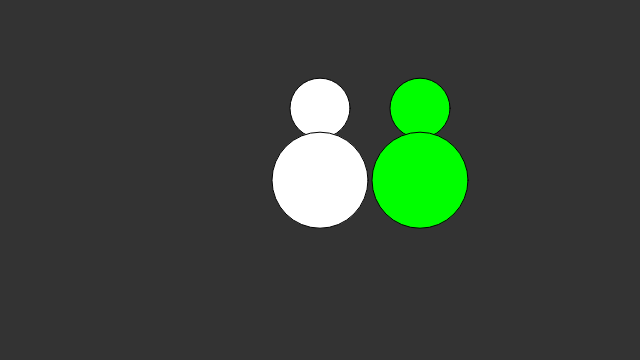
Frame 1 (no input)
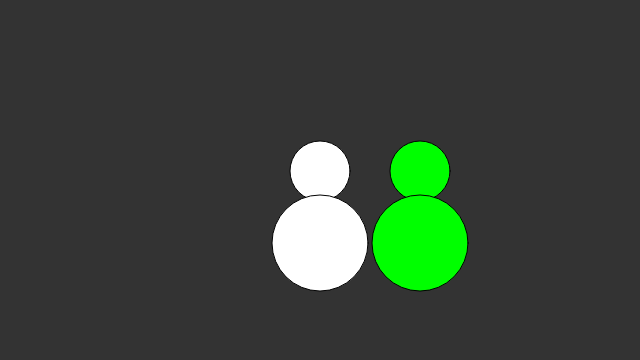
Frame 60 (no input)
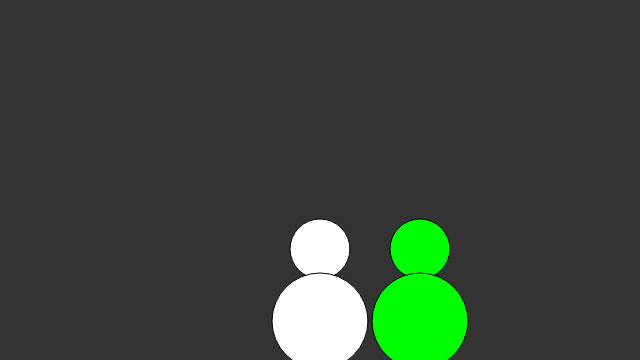
Frame 120 (the mouse pressed at the canvas centre since frame 60)

The p5.js sketch that drew these frames (run headless with seeded random() and noise() and a simulated clock; from frame 60 on, the mouse is pressed at the canvas centre):

// p5.js sketch
// ── sketch.js
// Daniel Shiffman
// https://www.kadenze.com/courses/the-nature-of-code
// http://natureofcode.com/
// Session 1: Random Walker

var w;

function setup() {
  createCanvas(640, 360);
  // Make a Walker object
  w = new Walker();
}

function draw() {
  background(51);
  // Update and display object
  var gravity = createVector(0, 0.2 * w.mass);
  w.applyForce(gravity);
  w.update();
  w.edges();
  w.display();
}

function Walker() {

  // Start Walker in center
  this.pos = createVector(width / 2, height / 2);

  this.vel = createVector(0, 0);
  this.acc = createVector(0, 0);
  this.mass = 2;

  this.applyForce = function(force) {
    var f = force.copy();
    f.div(this.mass);
    this.acc.add(f);
  }

  this.update = function() {
    // Move Walker randomly
    this.vel.add(this.acc);
    this.pos.add(this.vel);
    this.acc.set(0, 0);
  }

  this.display = function() {
    // Draw Walker as circle
    fill(255);
    ellipse(this.pos.x, this.pos.y-72, 60, 60);
    ellipse(this.pos.x, this.pos.y, 96, 96);
    fill(0,255,0);
    ellipse(this.pos.x + 100, this.pos.y-72, 60, 60);
    ellipse(this.pos.x + 100, this.pos.y, 96, 96);
  }
  this.edges = function() {
    if (this.pos.y > height) {
      this.vel.y *= -1;
      this.pos.y = height;
    }

    if (this.pos.x > width) {
      this.vel.x *= -1;
      this.pos.x = width;
    }
  }
}
